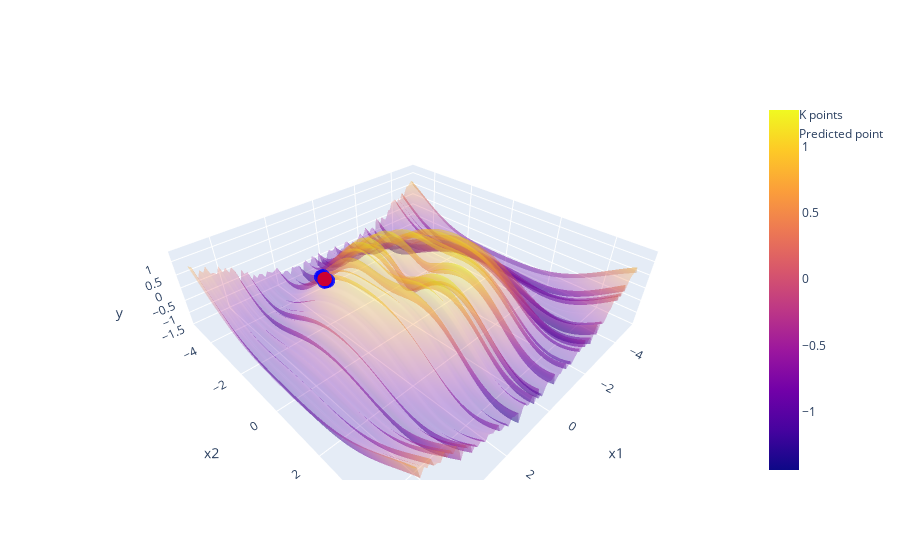

The notebook cell saved with this chart:
### Markdown cell above
### 2D input data visualization

### Code cell
scatter_plot_KNN = go.Scatter3d(
    x=xi_closest[0],
    y=xi_closest[1],
    z=y_closest,
    mode='markers',
    marker=dict(
        size=5,
        color='blue',
        opacity=0.8
    ),
    name='K points'
)

scatter_plot_pred = go.Scatter3d(
    x=meshgrid_x_new[0].flatten(),
    y=meshgrid_x_new[1].flatten(),
    z=y_fit.flatten(),
    mode='markers',
    marker=dict(
        size=5,
        color='red',
        opacity=0.8
    ),
    name='Predicted point'
)

# Create the surface plot
surface_plot = go.Surface(
    x=meshgrid_x[0],
    y=meshgrid_x[1],
    z=y,
    colorscale='plasma',
    opacity=0.3
)

# Create the figure
fig = go.Figure(data=[surface_plot, scatter_plot_KNN, scatter_plot_pred]) # scatter_plot_K

# Update layout
fig.update_layout(
    scene=dict(
        xaxis_title='x1',
        yaxis_title='x2',
        zaxis_title='y',
    )
)

# Show the plot
fig.show()

### Figure 1 — Plotly figure (JSON) as saved in the notebook; plotly's stock layout.template omitted (floating-point values rounded to 4 significant figures; data arrays with more than 128 entries replaced by an {"elided": "..."} marker saying what was removed)
{"data": [{"colorscale": [[0, "#0d0887"], [0.1111, "#46039f"], [0.2222, "#7201a8"], [0.3333, "#9c179e"], [0.4444, "#bd3786"], [0.5556, "#d8576b"], [0.6667, "#ed7953"], [0.7778, "#fb9f3a"], [0.8889, "#fdca26"], [1, "#f0f921"]], "opacity": 0.3, "type": "surface", "x": {"elided": "100x100 float values"}, "y": {"elided": "100x100 float values"}, "z": {"elided": "100x100 float values"}}, {"marker": {"color": "blue", "opacity": 0.8, "size": 5}, "mode": "markers", "name": "K points", "type": "scatter3d", "x": [1.97, 2.071, 1.97, 2.071, 1.97], "y": [-1.97, -1.97, -2.071, -2.071, -1.869], "z": [0.2725, 0.5035, 0.2039, 0.4352, 0.3376]}, {"marker": {"color": "red", "opacity": 0.8, "size": 5}, "mode": "markers", "name": "Predicted point", "type": "scatter3d", "x": [2], "y": [-2], "z": [0.3505]}], "layout": {"scene": {"xaxis": {"title": {"text": "x1"}}, "yaxis": {"title": {"text": "x2"}}, "zaxis": {"title": {"text": "y"}}}}}
